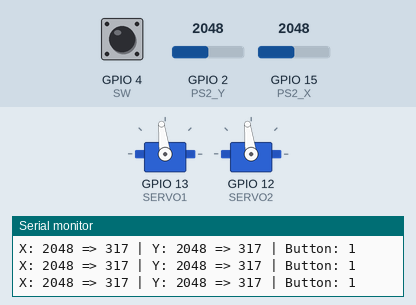
The sketch below on a simulated ESP32. Shown: 2 × servo, the last lines printed to the serial monitor. The test bench sets the inputs (shaded band); at power-on: GPIO 2 (PS2_Y) = 2048, GPIO 15 (PS2_X) = 2048, GPIO 4 (SW) HIGH. Servo pulses on a pin are drawn as a servo (544–2400 µs = 0–180°).

Above: at 1.2 s.
1.3 s: GPIO 2 (PS2_Y) set to 2866
At 2.1 s:
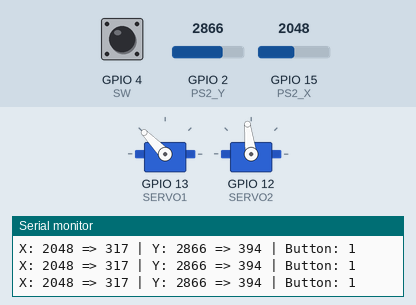
2.8 s: GPIO 15 (PS2_X) set to 2866
At 3.5 s:
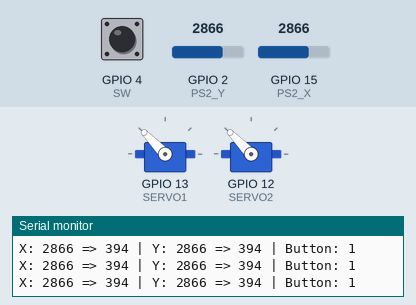
4.3 s: GPIO 2 (PS2_Y) set to 3603
At 4.9 s:
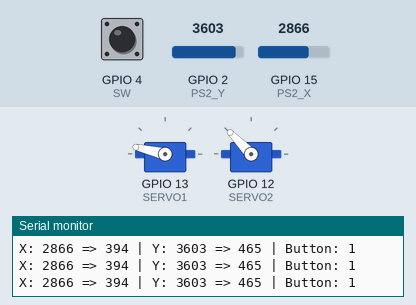
5.8 s: GPIO 15 (PS2_X) set to 3603
At 6.4 s:
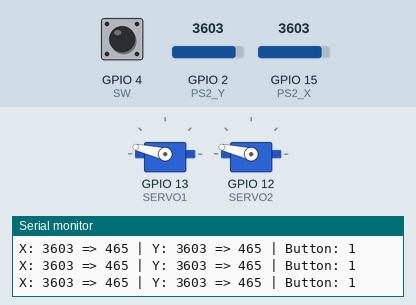
7.3 s: GPIO 2 (PS2_Y) set to 4095
At 7.8 s:
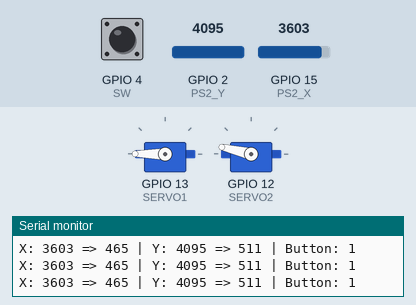
8.8 s: GPIO 15 (PS2_X) set to 4095
At 9.2 s:
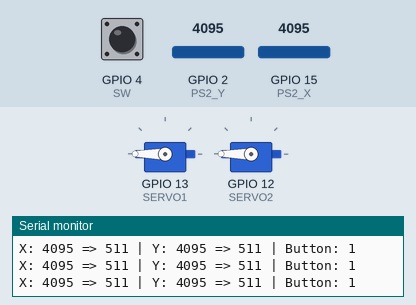
Timing chart, 0 to 11.3 s (numbered marks = the images above; inputs shaded):
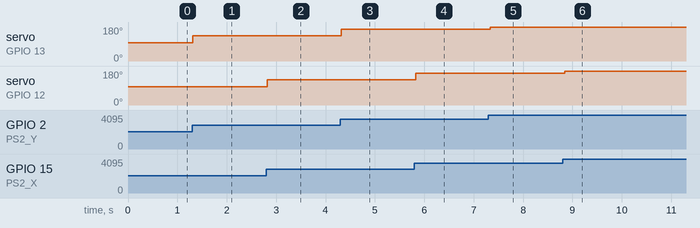

The sketch:

Servo.ino
```cpp
#define PS2_X      15
#define PS2_Y      2
#define SW         4
#define SERVO1     13  // Y轴控制
#define SERVO2     12  // X轴控制
#define RESOLUTION 12
#define FREQ       50
#define CHANNEL1   0
#define CHANNEL2   1

int min_width = 0.6 / 20 * pow(2, RESOLUTION);
int max_width = 2.5 / 20 * pow(2, RESOLUTION);

// 设置灵敏度死区
int DEAD_ZONE = 100;  // 可调范围 50~200，越大越不敏感

int value_x, value_y;

void setup() {
  pinMode(PS2_X, INPUT);
  pinMode(PS2_Y, INPUT);
  pinMode(SW, INPUT_PULLUP);

  Serial.begin(9600);

  ledcSetup(CHANNEL1, FREQ, RESOLUTION);
  ledcAttachPin(SERVO1, CHANNEL1);

  ledcSetup(CHANNEL2, FREQ, RESOLUTION);
  ledcAttachPin(SERVO2, CHANNEL2);
}

void loop() {
  int raw_x = analogRead(PS2_X);
  int raw_y = analogRead(PS2_Y);

  // 死区处理
  if (abs(raw_x - 2048) < DEAD_ZONE) raw_x = 2048;
  if (abs(raw_y - 2048) < DEAD_ZONE) raw_y = 2048;

  value_y = map(raw_y, 0, pow(2, RESOLUTION), min_width, max_width);
  value_x = map(raw_x, 0, pow(2, RESOLUTION), min_width, max_width);

  // 串口输出
  Serial.printf("X: %d => %d | Y: %d => %d | Button: %d\n",
                raw_x, value_x, raw_y, value_y, digitalRead(SW));

  // 输出PWM信号控制两个舵机
  ledcWrite(CHANNEL1, value_y);
  ledcWrite(CHANNEL2, value_x);

  delay(100);
}
```

Measured:
- after the input at 1.3 s, servo on GPIO 13 (SERVO1): 97° → 134° at once
- after the input at 2.8 s, servo on GPIO 12 (SERVO2): 97° → 134° at once
- after the input at 4.3 s, servo on GPIO 13 (SERVO1): 134° → 167° at once
- after the input at 5.8 s, servo on GPIO 12 (SERVO2): 134° → 167° at once
- after the input at 7.3 s, servo on GPIO 13 (SERVO1): 167° → 180° at once
- after the input at 8.8 s, servo on GPIO 12 (SERVO2): 167° → 180° after 0.05 s
